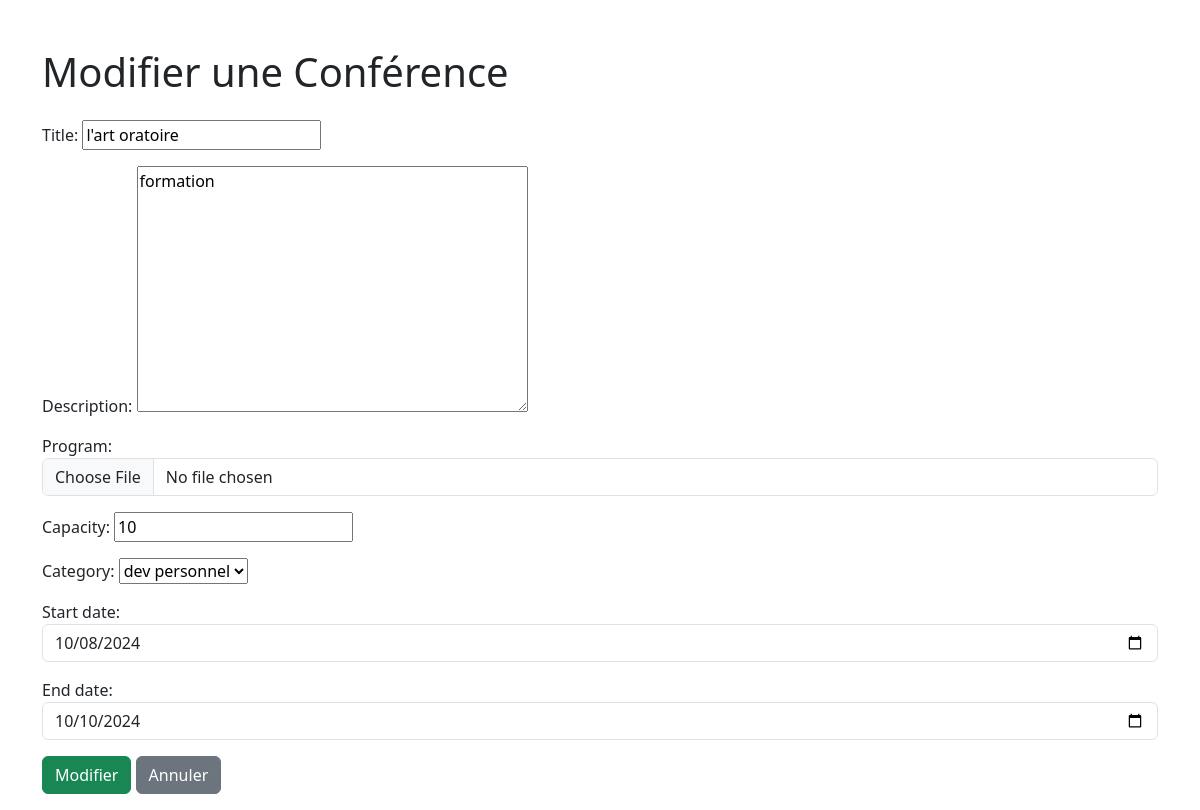
Screenshot of /conference/conference/1/update/ with the database file from the repository.
### conference/models.py (models this page shows, shortened)
class Conference(models.Model):
    title = models.CharField(max_length=200)
    description = models.TextField()
    program = models.FileField(upload_to='programs/',
                               validators=[FileExtensionValidator(allowed_extensions=['pdf', 'docx', 'ppt'])])
    capacity = models.IntegerField(validators=[MaxValueValidator(500)])
    category = models.ForeignKey(Category, on_delete=models.CASCADE)
    created_at = models.DateTimeField(auto_now_add=True)
    updated_at = models.DateTimeField(auto_now=True)
    start_date = models.DateTimeField(null=True, blank=True)
    end_date = models.DateTimeField(null=True, blank=True)

### conference/views.py (the view)
# urls.py: path('conference/<int:pk>/update/', views.ConferenceUpdateView.as_view(), name='conference_update'),
class ConferenceUpdateView(UpdateView):
    model = Conference
    template_name = 'conference_form.html'
    fields = ['title', 'description', 'program', 'capacity', 'category', 'start_date', 'end_date']
    success_url = reverse_lazy('conference_list')
    def get_form(self):
        form = super().get_form()
        form.fields['program'].widget = forms.FileInput(attrs={'type': 'file', 'class': 'form-control'})
        form.fields['start_date'].widget = forms.DateInput(attrs={'type': 'date', 'class': 'form-control'})
        form.fields['end_date'].widget = forms.DateInput(attrs={'type': 'date', 'class': 'form-control'})
        return form

### category/models.py (called while the page is built)
    def __str__(self) :
        return f"{self.titre}"

### conference/templates/conference_form.html (shortened to what this page needs)
<head>
    {% load bootstrap5 %}
    {% bootstrap_css %}
</head>
<body>
    <div class="container mt-5">
        <h1 class="mb-4">{% if conference %}Modifier{% else %}Ajouter{% endif %} une Conférence</h1>
        <form method="post" enctype="multipart/form-data" class="needs-validation">
            <div class="form-group">
                {{ form.as_p }}
            </div>
            <button type="submit" class="btn btn-success">
                {% if conference %}Modifier{% else %}Ajouter{% endif %}
            </button>
            <a href="{% url 'conference_list' %}" class="btn btn-secondary ml-2">Annuler</a>
        </form>
    </div>
</body>

### rows the page displays
Conference: title "l'art oratoire", description "formation", capacity "10", category "dev personnel", start_date "10/08/2024", end_date "10/10/2024"
